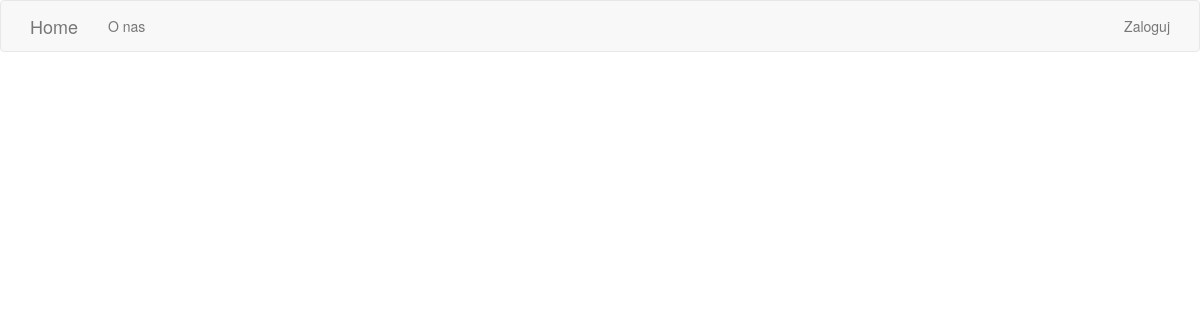
The app's page /, older data.
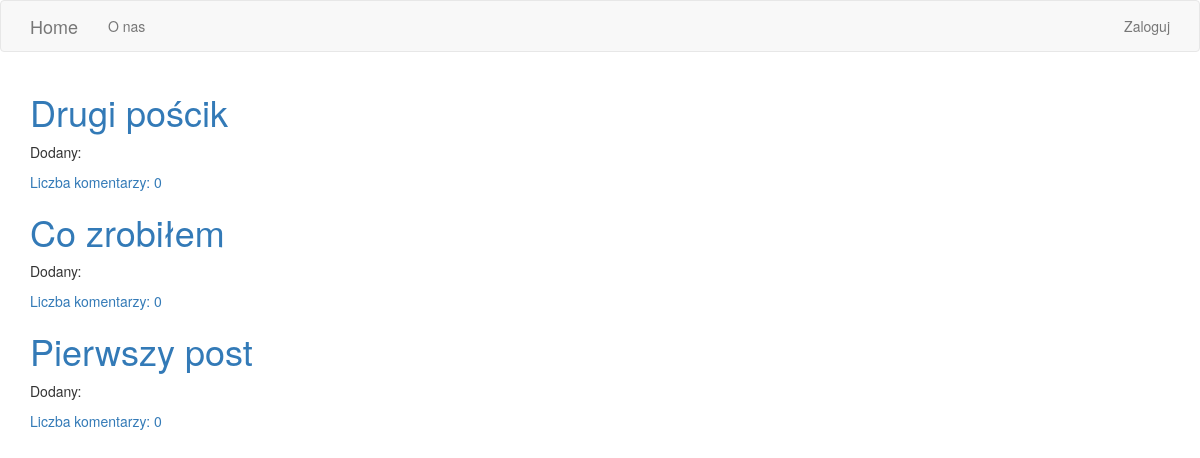
The same page, newer data.
### blog/models.py (models this page shows, shortened)
class Post(models.Model):
    author = models.ForeignKey('auth.User')
    title = models.CharField(max_length=200)
    text = models.TextField()
    create_date = models.DateTimeField(default=timezone.now)
    published_date = models.DateTimeField(blank=True, null=True)
    def approve_comments(self):
        return self.comments.filter(approved_comment=True)

### blog/views.py (the view, shortened to what this page needs)
# urls.py: url(r'^$', views.PostListView.as_view(), name='post_list'),
class PostListView(ListView):
    model = Post

### blog/templates/blog/post_list.html
{% extends 'blog/base.html' %}
{% block content %}
    <div class="centerstage">
        {% for post in post_list %}
            <div class="post">
                <h1><a href="{% url 'post_detail' pk=post.pk %}">{{ post.title }}</a></h1>
            </div>
            <div class="dates">
                <p>Dodany: {{ post.published_date|date:"d M Y" }}</p>
            </div>
            <a href="{% url 'post_detail' pk=post.pk %}">Liczba komentarzy: {{ post.approve_comments.count }}</a>
        {% endfor %}
    </div>
{% endblock %}

Row changes from the older to the newer data that the page shows:
added Post: title "Drugi pościk", approve_comments.count "0"
added Post: title "Co zrobiłem", approve_comments.count "0"
added Post: title "Pierwszy post", approve_comments.count "0"
